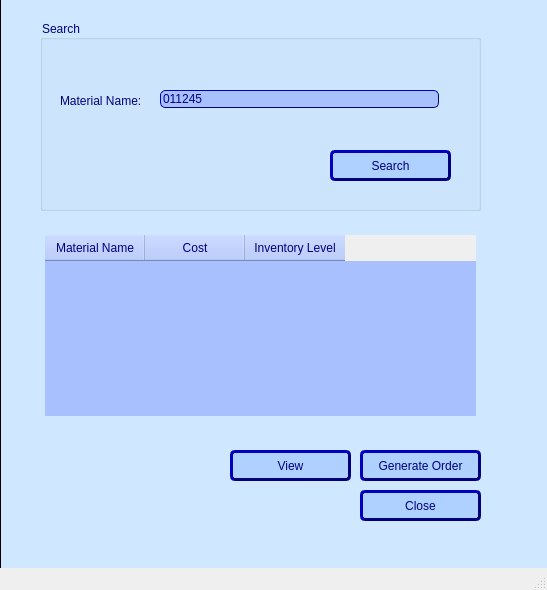
<?xml version="1.0" encoding="UTF-8"?>
<ui version="4.0">
 <class>MainWindow</class>
 <widget class="QMainWindow" name="MainWindow">
  <property name="geometry">
   <rect>
    <x>0</x>
    <y>0</y>
    <width>547</width>
    <height>590</height>
   </rect>
  </property>
  <property name="windowTitle">
   <string>MainWindow</string>
  </property>
  <widget class="QWidget" name="centralwidget">
   <widget class="QPushButton" name="closeButton">
    <property name="geometry">
     <rect>
      <x>360</x>
      <y>490</y>
      <width>121</width>
      <height>31</height>
     </rect>
    </property>
    <property name="styleSheet">
     <string notr="true">background-color: rgb(174, 209, 255);
font: 10pt &quot;Comic Sans MS&quot;;
color: #00007f;
border-style: outset;
border-width: 3px;
border-radius: 5px;
border-color: #00007f;
</string>
    </property>
    <property name="text">
     <string>Close</string>
    </property>
   </widget>
   <widget class="QTableWidget" name="booksTableWidget">
    <property name="geometry">
     <rect>
      <x>40</x>
      <y>230</y>
      <width>441</width>
      <height>191</height>
     </rect>
    </property>
    <property name="styleSheet">
     <string notr="true">QTableWidget {
    background-color: rgb(169, 192, 255);
   alternate-background-color: #e0e0e0;
   selection-background-color: #4CAF50;
	border:  rgb(0, 0, 127);; /* Border color around the table */
    margin: 5px; /* Set the margin size */
	font: 8pt &quot;Comic Sans MS&quot;;
    color: rgb(0, 0, 127);
}

QTableWidget::item {
    font: 8pt &quot;Comic Sans MS&quot;;
    color: rgb(0, 0, 127);
	
}


QHeaderView::section {
    background-color:  rgb(169, 192, 255); /* Header background color */
    color: rgb(0, 0, 127); /* Header text color */
    padding: 4px; /* Header padding */
	font: 8pt &quot;Comic Sans MS&quot;;
}

QTableWidget::item:selected {
    background-color: rgb(0, 0, 127) /* Background color for selected items */
    color: white; /* Text color for selected items */
}
</string>
    </property>
    <column>
     <property name="text">
      <string>Material Name</string>
     </property>
    </column>
    <column>
     <property name="text">
      <string>Cost</string>
     </property>
    </column>
    <column>
     <property name="text">
      <string>Inventory Level</string>
     </property>
    </column>
   </widget>
   <widget class="QGroupBox" name="searched">
    <property name="geometry">
     <rect>
      <x>40</x>
      <y>20</y>
      <width>441</width>
      <height>191</height>
     </rect>
    </property>
    <property name="styleSheet">
     <string notr="true">font: 10pt &quot;Comic Sans MS&quot;;
border-color: rgb(0, 0, 127);
border-width: 10px;
color: rgb(0, 0, 127);</string>
    </property>
    <property name="title">
     <string>Search</string>
    </property>
    <widget class="QPushButton" name="supp_order_search">
     <property name="geometry">
      <rect>
       <x>290</x>
       <y>130</y>
       <width>121</width>
       <height>31</height>
      </rect>
     </property>
     <property name="styleSheet">
      <string notr="true">background-color: rgb(174, 209, 255);
font: 10pt &quot;Comic Sans MS&quot;;
color: #00007f;
border-style: outset;
border-width: 3px;
border-radius: 5px;
border-color: #00007f;
</string>
     </property>
     <property name="text">
      <string>Search</string>
     </property>
    </widget>
    <widget class="QLabel" name="label_6">
     <property name="geometry">
      <rect>
       <x>20</x>
       <y>50</y>
       <width>90</width>
       <height>62</height>
      </rect>
     </property>
     <property name="styleSheet">
      <string notr="true">font: 10pt &quot;Comic Sans MS&quot;;
font-color: rgb(0, 0, 127);</string>
     </property>
     <property name="text">
      <string>&lt;html&gt;&lt;head/&gt;&lt;body&gt;&lt;p&gt;&lt;span style=&quot; color:#00007f;&quot;&gt;Material Name:&lt;/span&gt;&lt;/p&gt;&lt;/body&gt;&lt;/html&gt;</string>
     </property>
    </widget>
    <widget class="QLineEdit" name="supp_id">
     <property name="geometry">
      <rect>
       <x>120</x>
       <y>70</y>
       <width>279</width>
       <height>18</height>
      </rect>
     </property>
     <property name="styleSheet">
      <string notr="true">background-color: rgb(169, 192, 255);
border-style: outset;
border-width: 1px;
border-radius: 5px;
border-color: #00007f;</string>
     </property>
     <property name="text">
      <string>011245</string>
     </property>
    </widget>
   </widget>
   <widget class="QPushButton" name="generateOrder">
    <property name="geometry">
     <rect>
      <x>360</x>
      <y>450</y>
      <width>121</width>
      <height>31</height>
     </rect>
    </property>
    <property name="styleSheet">
     <string notr="true">background-color: rgb(174, 209, 255);
font: 10pt &quot;Comic Sans MS&quot;;
color: #00007f;
border-style: outset;
border-width: 3px;
border-radius: 5px;
border-color: #00007f;
</string>
    </property>
    <property name="text">
     <string>Generate Order</string>
    </property>
   </widget>
   <widget class="QPushButton" name="viewButton">
    <property name="geometry">
     <rect>
      <x>230</x>
      <y>450</y>
      <width>121</width>
      <height>31</height>
     </rect>
    </property>
    <property name="styleSheet">
     <string notr="true">background-color: rgb(174, 209, 255);
font: 10pt &quot;Comic Sans MS&quot;;
color: #00007f;
border-style: outset;
border-width: 3px;
border-radius: 5px;
border-color: #00007f;
</string>
    </property>
    <property name="text">
     <string>View</string>
    </property>
   </widget>
   <widget class="QLabel" name="label_4">
    <property name="geometry">
     <rect>
      <x>0</x>
      <y>-70</y>
      <width>781</width>
      <height>651</height>
     </rect>
    </property>
    <property name="autoFillBackground">
     <bool>false</bool>
    </property>
    <property name="styleSheet">
     <string notr="true">

background-color: rgb(207, 232, 255);
</string>
    </property>
    <property name="frameShape">
     <enum>QFrame::Panel</enum>
    </property>
    <property name="text">
     <string/>
    </property>
   </widget>
   <zorder>label_4</zorder>
   <zorder>closeButton</zorder>
   <zorder>booksTableWidget</zorder>
   <zorder>searched</zorder>
   <zorder>generateOrder</zorder>
   <zorder>viewButton</zorder>
  </widget>
  <widget class="QMenuBar" name="menubar">
   <property name="geometry">
    <rect>
     <x>0</x>
     <y>0</y>
     <width>547</width>
     <height>26</height>
    </rect>
   </property>
  </widget>
  <widget class="QStatusBar" name="statusbar"/>
 </widget>
 <resources/>
 <connections/>
</ui>
